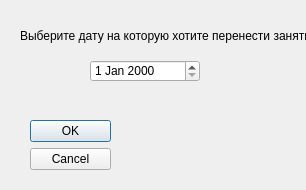
<?xml version="1.0" encoding="UTF-8"?>
<ui version="4.0">
 <class>Dialog</class>
 <widget class="QDialog" name="Dialog">
  <property name="geometry">
   <rect>
    <x>0</x>
    <y>0</y>
    <width>306</width>
    <height>190</height>
   </rect>
  </property>
  <property name="windowTitle">
   <string>Dialog</string>
  </property>
  <widget class="QDialogButtonBox" name="buttonBox">
   <property name="geometry">
    <rect>
     <x>30</x>
     <y>120</y>
     <width>81</width>
     <height>241</height>
    </rect>
   </property>
   <property name="orientation">
    <enum>Qt::Vertical</enum>
   </property>
   <property name="standardButtons">
    <set>QDialogButtonBox::Cancel|QDialogButtonBox::Ok</set>
   </property>
  </widget>
  <widget class="QDateEdit" name="dateEdit">
   <property name="geometry">
    <rect>
     <x>90</x>
     <y>60</y>
     <width>110</width>
     <height>22</height>
    </rect>
   </property>
  </widget>
  <widget class="QLabel" name="label">
   <property name="geometry">
    <rect>
     <x>20</x>
     <y>20</y>
     <width>321</width>
     <height>31</height>
    </rect>
   </property>
   <property name="text">
    <string>Выберите дату на которую хотите перенести занятие</string>
   </property>
  </widget>
 </widget>
 <resources/>
 <connections>
  <connection>
   <sender>buttonBox</sender>
   <signal>accepted()</signal>
   <receiver>Dialog</receiver>
   <slot>accept()</slot>
   <hints>
    <hint type="sourcelabel">
     <x>248</x>
     <y>254</y>
    </hint>
    <hint type="destinationlabel">
     <x>157</x>
     <y>274</y>
    </hint>
   </hints>
  </connection>
  <connection>
   <sender>buttonBox</sender>
   <signal>rejected()</signal>
   <receiver>Dialog</receiver>
   <slot>reject()</slot>
   <hints>
    <hint type="sourcelabel">
     <x>316</x>
     <y>260</y>
    </hint>
    <hint type="destinationlabel">
     <x>286</x>
     <y>274</y>
    </hint>
   </hints>
  </connection>
 </connections>
</ui>
